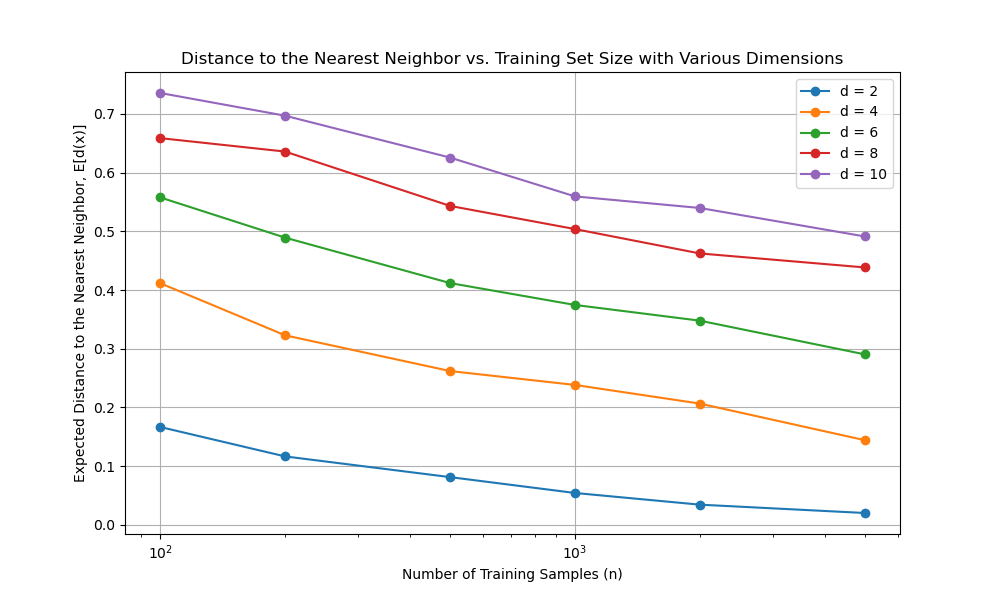

Generate this figure with Python:
import numpy as np
import matplotlib.pyplot as plt


dims = [2, 4, 6, 8, 10]
n_vals = [100, 200, 500, 1000, 2000, 5000]
n_test = 100

# Dictionary to store results: key=d, value=list of average nearest neighbor distances for each n
results = {}

# Loop over dimensions
for d in dims:
    avg_dists_for_d = []
    # Loop over different numbers of training samples
    for n in n_vals:
        # Generate training data: each row is a point in R^d on the unit ball approximately
        X_train = np.random.randn(n, d) / np.sqrt(d)
        
        # Compute the nearest neighbor distances for n_test test examples
        test_dists = []
        for _ in range(n_test):
            # Generate a test point; we also normalize by sqrt(d) for consistency
            x = np.random.randn(d) / np.sqrt(d)
            # Compute Euclidean distances from x to each training point
            distances = np.linalg.norm(X_train - x, axis=1)
            # Record the minimum distance
            test_dists.append(np.min(distances))
        
        # Average the distances over the test examples
        avg_dists_for_d.append(np.mean(test_dists))
    
    # Store the result for dimension d
    results[d] = avg_dists_for_d

# Now plot the results using a semilogx plot (log scale on the x-axis)
plt.figure(figsize=(10, 6))
for d in dims:
    plt.semilogx(n_vals, results[d], marker='o', label=f'd = {d}')

plt.xlabel('Number of Training Samples (n)')
plt.ylabel('Expected Distance to the Nearest Neighbor, E[d(x)]')
plt.title('Distance to the Nearest Neighbor vs. Training Set Size with Various Dimensions')
plt.legend()
plt.grid(True)
plt.show()
